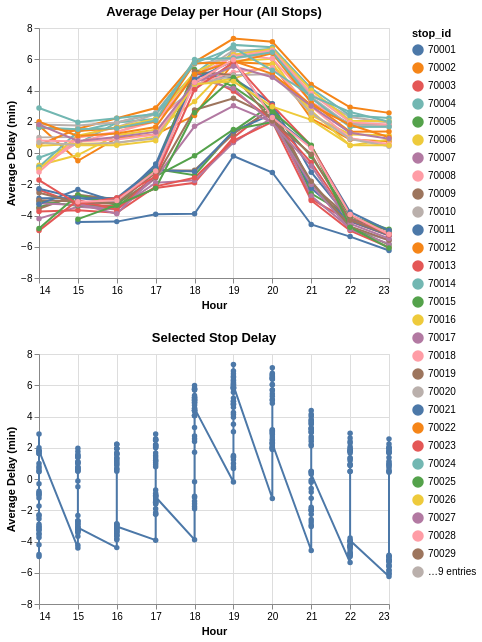

This figure's notebook cell:
### Code cell
# select the stop_id you want to display
select_stop = alt.binding_radio(options=avg_delay["stop_id"].unique(), name="Stop Selection:")

selection = alt.selection_point(
    fields=['stop_id'], 
    bind=select_stop
)

main_chart = (alt.Chart(avg_delay).mark_line(point=True).encode(
    x=alt.X('hour:Q', title="Hour"),
    y=alt.Y('delay_minutes:Q', title="Average Delay (min)"),
    color=alt.condition(
            selection,
            alt.Color('stop_id:N'),
            alt.value('lightgray')2
    ),
    tooltip=['stop_id', 'hour', 'delay_minutes']
).transform_calculate(
    adjusted_hour="datum.hour - 12"
).properties(
        width=350,
        height=250,
        title='Average Delay per Hour (All Stops)'
).add_params(selection)
)

selected_chart = (alt.Chart(avg_delay).transform_filter(selection).mark_line(point=True).encode(
        x=alt.X('hour:Q', title="Hour"),
        y=alt.Y('delay_minutes:Q', title="Average Delay (min)")
).transform_calculate(
    adjusted_hour="datum.hour - 12"
).properties(
    width=350,
    height=250,
    title='Selected Stop Delay'
)
)

final_chart = main_chart & selected_chart

final_chart.save("avg_delay_min_per_stop.json")

### Figure 1 — Vega-Lite specification as saved in the notebook (floating-point values rounded to 4 significant figures; data arrays with more than 128 entries replaced by an {"elided": "..."} marker saying what was removed)
{"config": {"view": {"continuousWidth": 300, "continuousHeight": 300}}, "vconcat": [{"mark": {"type": "line", "point": true}, "encoding": {"color": {"condition": {"param": "param_14", "field": "stop_id", "type": "nominal"}, "value": "lightgray"}, "tooltip": [{"field": "stop_id", "type": "quantitative"}, {"field": "hour", "type": "quantitative"}, {"field": "delay_minutes", "type": "quantitative"}], "x": {"field": "hour", "title": "Hour", "type": "quantitative"}, "y": {"field": "delay_minutes", "title": "Average Delay (min)", "type": "quantitative"}}, "height": 250, "name": "view_14", "title": "Average Delay per Hour (All Stops)", "transform": [{"calculate": "datum.hour - 12", "as": "adjusted_hour"}], "width": 350}, {"mark": {"type": "line", "point": true}, "encoding": {"x": {"field": "hour", "title": "Hour", "type": "quantitative"}, "y": {"field": "delay_minutes", "title": "Average Delay (min)", "type": "quantitative"}}, "height": 250, "title": "Selected Stop Delay", "transform": [{"filter": {"param": "param_14"}}, {"calculate": "datum.hour - 12", "as": "adjusted_hour"}], "width": 350}], "data": {"name": "data-db712e0bc18bed9b168faae2af13d156"}, "params": [{"name": "param_14", "select": {"type": "point", "fields": ["stop_id"]}, "bind": {"input": "radio", "options": [70000.0, 70000.0, 70000.0, 70000.0, 70000.0, 70010.0, 70010.0, 70010.0, 70010.0, 70010.0, 70010.0, 70010.0, 70010.0, 70010.0, 70020.0, 70020.0, 70020.0, 70020.0, 70020.0, 70020.0, 70020.0, 70020.0, 70020.0, 70020.0, 70020.0, 70030.0, 70030.0, 70030.0, 70030.0, 70030.0, 70030.0, 70030.0, 70030.0, 70030.0, 70040.0, 70040.0, 70280.0, 70280.0], "name": "Stop Selection:"}, "views": ["view_14"]}], "$schema": "https://vega.github.io/schema/vega-lite/v5.20.1.json", "datasets": {"data-db712e0bc18bed9b168faae2af13d156": {"elided": "375 records"}}}
